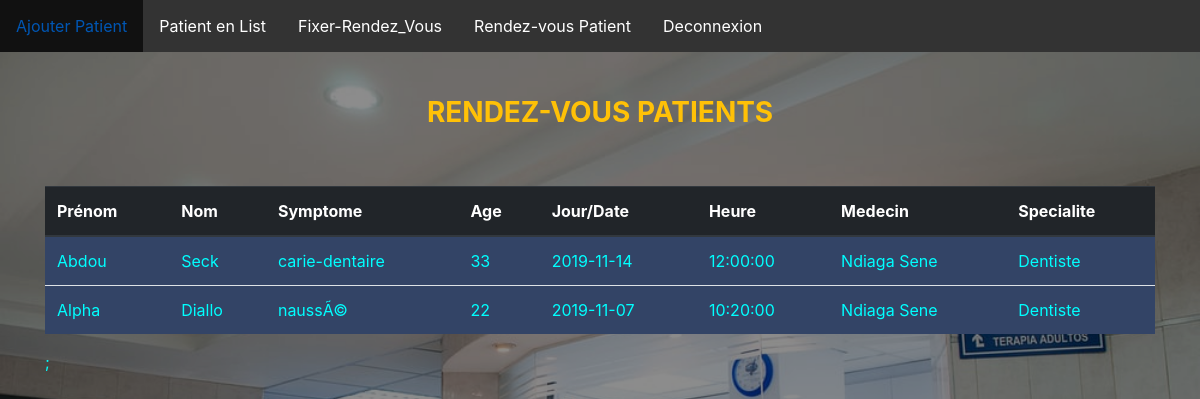
The app's page /patientList.php with its own data.
### tables this page shows
CREATE TABLE `medecin` (
  `id` int(11) NOT NULL,
  `nom_med` varchar(45) NOT NULL,
  `prenom_med` varchar(45) NOT NULL,
  `service_id` int(11) NOT NULL
);

CREATE TABLE `patient` (
  `id` varchar(40) NOT NULL,
  `nom` varchar(45) NOT NULL,
  `prenom` varchar(45) NOT NULL,
  `age` int(11) NOT NULL,
  `symptome` varchar(45) NOT NULL,
  `secretaire_id` varchar(40) NOT NULL
);

CREATE TABLE `specialite` (
  `id` int(11) NOT NULL,
  `domaine` varchar(45) NOT NULL
);

### patientList.php (the view, shortened to what this page needs)
<? require 'menu.php' ?>
<!DOCTYPE html>
<html lang="en">
<head>
    <link rel="stylesheet" href="https://maxcdn.bootstrapcdn.com/bootstrap/4.0.0/css/bootstrap.min.css"
>
     <link rel="stylesheet" href="index.css">
</head>
<body>
    <br><br><br><br>
    <div class="container">
        <table>
        <tbody>
            <thead>
            <legend align="center">
                <div class="panel panel-primary" align="center">
                    <div class="panel-body">
                    <h3 class="text-on-pannel text-warning"><strong class="text-uppercase">
                       RENDEZ-VOUS PATIENTS </strong></h3>
                    </div>
                </div>
        </legend>
		<div>
        <br><br>
			<table class="table">
				<thead class="thead-dark">
					<tr>
                    <th scope="col">Prénom</th>
					<th scope="col">Nom</th>
					<th scope="col">Symptome</th>
					<th scope="col">Age</th>
					<th scope="col">Jour/Date</th>
                    <th scope="col">Heure</th>
                    <th scope="col">Medecin</th>
                    <th scope="col">Specialite</th>
					</tr>
				</thead>
				<tbody>
                <?php
					$db= new PDO('mysql:host=localhost;dbname=hospital;','root','');
                    $sql=$db->query('SELECT m.nom_med,m.prenom_med,s.domaine,p.id,p.nom,p.prenom,p.symptome,p.age,r.jours,r.heures
                    FROM medecin m,`rendez-vous` r ,patient p,specialite s WHERE m.id=r.medecin_id AND p.id=r.patient_id AND m.id=s.id');
                    while($donnee=$sql->fetch())
                    {
                        echo '<tr class="col">';
                        echo '<td>'.$donnee['prenom'].'</td>';
						echo '<td>'.$donnee['nom'].'</td>';
                        echo '<td>'.$donnee['symptome'].'</td>';
                        echo '<td>'.$donnee['age'].'</td>';
						echo '<td>'.$donnee['jours'].'</td>';
                        echo '<td>'.$donnee['heures'].'</td>';
                        echo '<td>'.$donnee['prenom_med'].' '.$donnee['nom_med'].'</td>';
                        echo '<td>'.$donnee['domaine'].'</td>';
                    echo '</tr>';
                    }
		    echo'	</tbody>
			</table>;
            </thead>
        </tbody>
        </table>
    </div>';
   ?>
</body>
</html>

### menu.php (shortened to what this page needs)
<!DOCTYPE html>
<html>
<body>
<ul>
  <li><a href="ajoutPatient.php">Ajouter Patient</a></li>
  <li><a href="patient_inscri.php" > Patient en List</a></li>
  <li><a href="rendezVous.php" > Fixer-Rendez_Vous</a></li>
  <li><a href="patientList.php" > Rendez-vous Patient</a></li>
  <li align="center"><a href="deconnect.php">Deconnexion</a></li>
</ul>
</body>
</html>

### index.css (style rules this page uses)
body { background:linear-gradient( rgba(0, 0, 0, 0.45), rgba(0, 0, 0, 0.45)), url('hosp.jpeg') no-repeat center center fixed; -webkit-background-size: cover; -moz-background-size: cover; background-size: cover; -o-background-size: cover; color:aqua; }

### menu.php (style rules this page uses)
ul { list-style-type: none; margin: 0; padding: 0; overflow: hidden; background-color: #333; position: fixed; top: 0; width: 100%; z-index: 1; }
li { float: left; }
li a { display: block; color: white; text-align: center; padding: 14px 16px; text-decoration: none; display: inline-table; }

### patientList.php (style rules this page uses)
tbody { background: #346; }
a { display: inline-table; margin: auto }

### records on screen
medecin: patient.prenom "Abdou", patient.nom "Seck", patient.symptome "carie-dentaire", patient.age "33", rendez-vous.jours "2019-11-14", rendez-vous.heures "12:00:00", prenom_med "Ndiaga", nom_med "Sene", specialite.domaine "Dentiste", patient.prenom "Alpha", patient.nom "Diallo", patient.symptome "naussÃ©", patient.age "22", rendez-vous.jours "2019-11-07", rendez-vous.heures "10:20:00"
